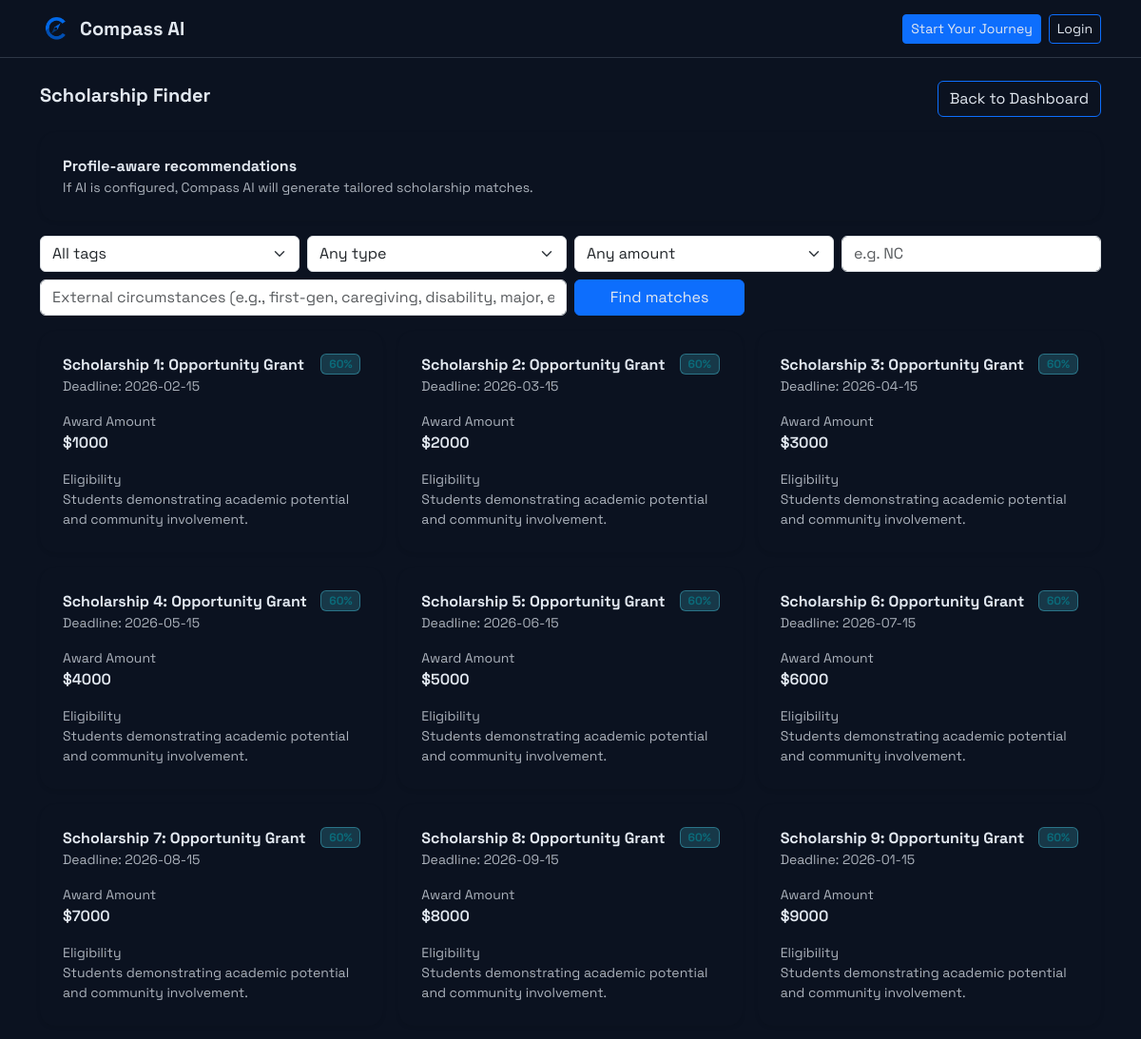
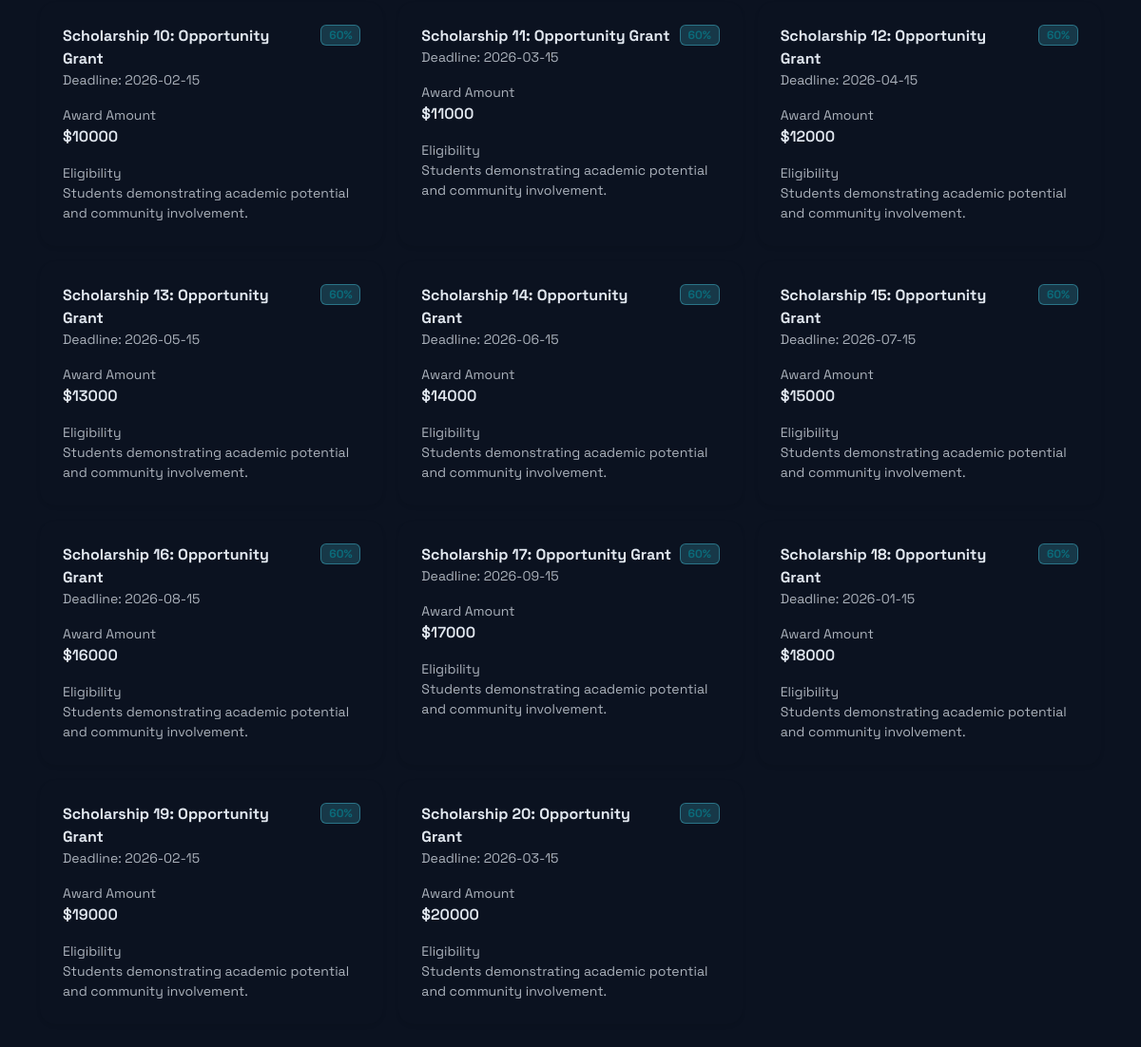
/scholarships/, run on the app's committed database (2 pictures, top to bottom).
### app/models/scholarship.py (models this page shows)
class Scholarship(db.Model):
    __tablename__ = "scholarships"
    id = db.Column(db.Integer, primary_key=True)
    name = db.Column(db.String(200), nullable=False, index=True)
    award_amount = db.Column(db.Integer, nullable=True)
    eligibility = db.Column(db.Text, nullable=True)
    deadline = db.Column(db.String(50), nullable=True)
    tags = db.Column(db.String(500), nullable=True)  # comma-separated
    created_at = db.Column(db.DateTime, server_default=db.func.now())

### app/routes/scholarships_routes.py (the view, shortened to what this page needs)
@scholarships_bp.get("/")
def index() -> str:
    query = request.args.get("q", "").strip()
    tag = request.args.get("tag", "").strip()
    scholarship_type = request.args.get("scholarship_type", "").strip()
    award_amount = request.args.get("award_amount", "").strip()
    state = request.args.get("state", "").strip()
    other_circumstances = request.args.get("other_circumstances", "").strip()
    try:
        ai = AIService()
        ai_result = ai.recommend_scholarships(
            {
                "student_profile": {
                    "name": getattr(current_user, "name", None) if current_user.is_authenticated else None,
                    "grade_level": getattr(current_user, "grade_level", None) if current_user.is_authenticated else None,
                    "school": getattr(current_user, "school", None) if current_user.is_authenticated else None,
                    "interests": getattr(current_user, "interests", None) if current_user.is_authenticated else None,
                    "career_goals": getattr(current_user, "career_goals", None) if current_user.is_authenticated else None,
                    "skills": getattr(current_user, "skills", None) if current_user.is_authenticated else None,
                    "activities": getattr(current_user, "activities", None) if current_user.is_authenticated else None,
                    "gpa": getattr(current_user, "gpa", None) if current_user.is_authenticated else None,
                },
                "filters": {
                    "q": query,
                    "tag": tag,
                    "scholarship_type": scholarship_type,
                    "award_amount": award_amount,
                    "state": state,
                    "other_circumstances": other_circumstances,
                },
            }
        )
        logger.info(
            "AI scholarship raw result type=%s keys=%s",
            type(ai_result).__name__,
            list(ai_result.keys()) if isinstance(ai_result, dict) else None,
        )
        if not isinstance(ai_result, dict):
            raise ValueError("AI result is not a dict")
        recs = ai_result.get("recommendations")
        if not isinstance(recs, list):
            raise ValueError("AI result missing 'recommendations' list")
    except Exception:
        pass
    scholarships = Scholarship.query
    if query:
        scholarships = scholarships.filter(Scholarship.name.ilike(f"%{query}%"))
    if tag:
        scholarships = scholarships.filter(Scholarship.tags.ilike(f"%{tag}%"))
    scholarships = scholarships.limit(20).all()
    results = []
    for s in scholarships:
        match = 60
        results.append({"scholarship": s, "match_percentage": match})
    return render_template(
        "scholarships/index.html",
        results=results,
        filters={
            "q": query,
            "tag": tag,
            "scholarship_type": scholarship_type,
            "award_amount": award_amount,
            "state": state,
            "other_circumstances": other_circumstances,
        },
    )

### app/services/ai_service.py (called while the page is built, shortened)
    def allow(self) -> bool:
        now = time.time()
        if now - self.window_start >= 60:
            self.window_start = now
            self.count = 0
        if self.count >= self.per_minute:
            return False
        self.count += 1
        return True

    def _prompt_path(self, name: str) -> Path:
        return Path(__file__).resolve().parent / "prompts" / f"{name}.txt"

    def _load_prompt(self, name: str) -> str:
        p = self._prompt_path(name)
        if p.exists():
            return p.read_text(encoding="utf-8")
        return ""

    def _ensure_rate_limit(self) -> None:
        if not self.rate_limiter.allow():
            raise RuntimeError("Rate limit exceeded. Please try again shortly.")

    def recommend_scholarships(self, payload: dict[str, Any]) -> dict[str, Any]:
        self._ensure_rate_limit()
        prompt = self._load_prompt("recommend_scholarships")
        if not (self.cfg.AI_API_KEY and self.cfg.AI_BASE_URL) and not self._use_azure:
            return {"recommendations": []}

### app/templates/scholarships/index.html (shortened to what this page needs)
{% extends 'layout/base.html' %}
{% block content %}
  <div class="d-flex align-items-center justify-content-between flex-wrap gap-2 mb-3">
    <h2 class="h5 fw-bold">Scholarship Finder</h2>
    <a class="btn btn-outline-primary" href="{{ url_for('dashboard.index') }}">Back to Dashboard</a>
  </div>
  <div class="card rounded-4 shadow-sm border-0 p-4 mb-3">
    <div class="d-flex align-items-start justify-content-between gap-3 flex-wrap">
      <div>
        <div class="fw-bold">Profile-aware recommendations</div>
        <div class="text-muted small">If AI is configured, Compass AI will generate tailored scholarship matches.</div>
      </div>
    </div>
  </div>
  <form method="get" class="row g-2 mb-3">
    <div class="col-12 col-md-3">
      <select name="tag" class="form-select" aria-label="Filter by tag">
        {% set current_tag = (filters.tag if filters is defined else request.args.get('tag','')) %}
        <option value="" {% if not current_tag %}selected{% endif %}>All tags</option>
      </select>
    </div>
    <div class="col-12 col-md-3">
      <select name="scholarship_type" class="form-select" aria-label="Scholarship type">
        {% set current_type = (filters.scholarship_type if filters is defined else request.args.get('scholarship_type','')) %}
        <option value="" {% if not current_type %}selected{% endif %}>Any type</option>
      </select>
    </div>
    <div class="col-12 col-md-3">
      <select name="award_amount" class="form-select" aria-label="Award amount">
        {% set current_award = (filters.award_amount if filters is defined else request.args.get('award_amount','')) %}
        <option value="" {% if not current_award %}selected{% endif %}>Any amount</option>
      </select>
    </div>
    <div class="col-12 col-md-3">
      <input
        name="state"
        class="form-control"
        placeholder="e.g. NC"
        value="{{ filters.state if filters is defined else request.args.get('state','') }}"
        aria-label="State"
      />
    </div>
    <div class="col-12 col-md-6">
      <input
        name="other_circumstances"
        class="form-control"
        placeholder="External circumstances (e.g., first-gen, caregiving, disability, major, etc.)"
        value="{{ filters.other_circumstances if filters is defined else request.args.get('other_circumstances','') }}"
      />
    </div>
    <div class="col-12 col-md-2">
      <button class="btn btn-primary w-100" type="submit">Find matches</button>
    </div>
  </form>
  <div class="row g-3">
    {% for item in results %}
      {% set s = item.scholarship %}
      <div class="col-12 col-md-6 col-lg-4">
        <div class="card rounded-4 shadow-sm border-0 p-4 h-100">
          <div class="d-flex justify-content-between align-items-start gap-2">
            <div>
              <div class="fw-bold">{{ s.name }}</div>
              <div class="text-muted small">Deadline: {{ s.deadline or 'TBD' }}</div>
            </div>
            <div class="badge badge-accent">{{ item.match_percentage }}%</div>
          </div>
          <div class="mt-3">
            <div class="text-muted small">Award Amount</div>
            <div class="fw-semibold">
              {% if s.award_amount is none or s.award_amount == 0 %}Not Specified{% else %}${{ s.award_amount }}{% endif %}
            </div>
          </div>
          <div class="mt-3">
            <div class="text-muted small">Eligibility</div>
            <div class="small text-muted">{{ s.eligibility or 'See details in prototype data.' }}</div>
          </div>
        </div>
      </div>
    {% endfor %}
  </div>
{% endblock %}

### app/templates/layout/base.html (shortened to what this page needs)
<!doctype html>
<html lang="en">
  <head>
    <link href="https://cdn.jsdelivr.net/npm/bootstrap@5.3.3/dist/css/bootstrap.min.css" rel="stylesheet" />
    <link href="{{ url_for('static', filename='css/styles.css') }}" rel="stylesheet" />
  </head>
  <body class="theme-dark" style="font-family: 'Space Grotesk', system-ui, -apple-system, Segoe UI, Roboto, Arial, sans-serif;">
    <nav class="navbar navbar-expand-lg border-bottom" style="border-color: rgba(148,163,184,.25) !important;">
      <div class="container">
        <a class="navbar-brand fw-bold d-flex align-items-center gap-2" href="{{ url_for('home.home') }}">
          <img src="{{ url_for('static', filename='images/favicon.png') }}" alt="Compass AI" width="34" height="34" style="object-fit:contain;" />
          <span>Compass AI</span>
        </a>
        <div class="collapse navbar-collapse" id="nav">
          {% if current_user.is_authenticated %}
            <ul class="navbar-nav ms-auto gap-2">
              <li class="nav-item">
                <button id="themeToggle" class="btn btn-sm" type="button" style="border-color: rgba(148,163,184,.35); color: #e2e8f0;">
                  Theme
                </button>
              </li>
              <li class="nav-item dropdown">
                <a class="nav-link dropdown-toggle" href="#" id="navDropdown" role="button" data-bs-toggle="dropdown" aria-expanded="false">
                  Menu
                </a>
                <ul class="dropdown-menu dropdown-menu-end" aria-labelledby="navDropdown" style="background-color: #0b1220; border-color: rgba(148,163,184,.25);">
                  <li><a class="dropdown-item" href="{{ url_for('dashboard.index') }}" style="color:#e2e8f0;">Dashboard</a></li>
                  <li><a class="dropdown-item" href="{{ url_for('survey.start') }}" style="color:#e2e8f0;">Survey</a></li>
                  <li><a class="dropdown-item" href="{{ url_for('careers.index') }}" style="color:#e2e8f0;">Career Explorer</a></li>
                  <li><a class="dropdown-item" href="{{ url_for('roadmap.index') }}" style="color:#e2e8f0;">Career Roadmap</a></li>
                  <li><a class="dropdown-item" href="{{ url_for('gap.index') }}" style="color:#e2e8f0;">Opportunity Gap Detector</a></li>
                  <li><a class="dropdown-item" href="{{ url_for('scholarships.index') }}" style="color:#e2e8f0;">Scholarships</a></li>
                  <li><a class="dropdown-item" href="{{ url_for('mentor.index') }}" style="color:#e2e8f0;">AI Mentor</a></li>
                  <li><a class="dropdown-item" href="{{ url_for('resume.index') }}" style="color:#e2e8f0;">Resume Analyzer</a></li>
                  <li><a class="dropdown-item" href="{{ url_for('profile.index') }}" style="color:#e2e8f0;">Profile</a></li>
                  <li><hr class="dropdown-divider" /></li>
                  <li>
                    <form method="post" action="{{ url_for('auth.logout') }}" class="m-0">
                      <button type="submit" class="dropdown-item" style="color:#e2e8f0;">Logout</button>
                    </form>
                  </li>
                </ul>
              </li>
            </ul>
          {% else %}
            <ul class="navbar-nav ms-auto gap-2">
              <li class="nav-item"><a class="btn btn-primary btn-sm" href="{{ url_for('auth.signup') }}">Start Your Journey</a></li>
              <li class="nav-item"><a class="btn btn-outline-primary btn-sm" href="{{ url_for('auth.login') }}">Login</a></li>
            </ul>
          {% endif %}
        </div>
      </div>
    </nav>
    <main class="container py-4">
      {% block content %}{% endblock %}
    </main>
  </body>
</html>

### app/static/css/styles.css (style rules this page uses)
:root { --primary:#0078D4; --secondary:#106EBE; --accent:#50E6FF; --success:#107C10; --dark:#1B1A19; --light:#F3F6F9; --bg:#FFFFFF; }
body { font-family: "Segoe UI", Inter, system-ui, -apple-system, Arial, sans-serif; color: var(--dark); background: var(--bg); }
.navbar-brand img { width: 34px; height: 34px; }
.card { border-radius: 1rem; }
.badge-accent { background: rgba(80,230,255,0.18); color: #0b6b7a; border: 1px solid rgba(80,230,255,0.35); }

### app/templates/layout/base.html (style rules this page uses)
body.theme-dark { background: #0b1220; color: #e2e8f0; }
body.theme-dark .navbar { background: #0b1220 !important; }
body.theme-dark .nav-link, body.theme-dark .navbar-brand, body.theme-dark .dropdown-item, body.theme-dark .btn, body.theme-dark .form-label, body.theme-dark label, body.theme-dark p, body.theme-dark h1, body.theme-dark h2, body.theme-dark h3, body.theme-dark h4, body.theme-dark h5, body.theme-dark h6 { color: #e2e8f0 !important; }
body.theme-dark .card { background: #0b1220 !important; color: #e2e8f0 !important; border-color: rgba(148,163,184,.25) !important; }
body.theme-dark .card .text-muted, body.theme-dark .card .text-muted small, body.theme-dark .card .small, body.theme-dark .card p { color: rgba(226,232,240,.75) !important; }

### data on the page
Scholarship: name "Scholarship 1: Opportunity Grant", deadline "2026-02-15", award_amount "1000", eligibility "Students demonstrating academic potential and community involvement."
Scholarship: name "Scholarship 2: Opportunity Grant", deadline "2026-03-15", award_amount "2000", eligibility "Students demonstrating academic potential and community involvement."
Scholarship: name "Scholarship 3: Opportunity Grant", deadline "2026-04-15", award_amount "3000", eligibility "Students demonstrating academic potential and community involvement."
Scholarship: name "Scholarship 4: Opportunity Grant", deadline "2026-05-15", award_amount "4000", eligibility "Students demonstrating academic potential and community involvement."
Scholarship: name "Scholarship 5: Opportunity Grant", deadline "2026-06-15", award_amount "5000", eligibility "Students demonstrating academic potential and community involvement."
Scholarship: name "Scholarship 6: Opportunity Grant", deadline "2026-07-15", award_amount "6000", eligibility "Students demonstrating academic potential and community involvement."
Scholarship: name "Scholarship 7: Opportunity Grant", deadline "2026-08-15", award_amount "7000", eligibility "Students demonstrating academic potential and community involvement."
Scholarship: name "Scholarship 8: Opportunity Grant", deadline "2026-09-15", award_amount "8000", eligibility "Students demonstrating academic potential and community involvement."
Scholarship: name "Scholarship 9: Opportunity Grant", deadline "2026-01-15", award_amount "9000", eligibility "Students demonstrating academic potential and community involvement."
Scholarship: name "Scholarship 10: Opportunity Grant", deadline "2026-02-15", award_amount "10000", eligibility "Students demonstrating academic potential and community involvement."
Scholarship: name "Scholarship 11: Opportunity Grant", deadline "2026-03-15", award_amount "11000", eligibility "Students demonstrating academic potential and community involvement."
Scholarship: name "Scholarship 12: Opportunity Grant", deadline "2026-04-15", award_amount "12000", eligibility "Students demonstrating academic potential and community involvement."
Scholarship: name "Scholarship 13: Opportunity Grant", deadline "2026-05-15", award_amount "13000", eligibility "Students demonstrating academic potential and community involvement."
Scholarship: name "Scholarship 14: Opportunity Grant", deadline "2026-06-15", award_amount "14000", eligibility "Students demonstrating academic potential and community involvement."
Scholarship: name "Scholarship 15: Opportunity Grant", deadline "2026-07-15", award_amount "15000", eligibility "Students demonstrating academic potential and community involvement."
Scholarship: name "Scholarship 16: Opportunity Grant", deadline "2026-08-15", award_amount "16000", eligibility "Students demonstrating academic potential and community involvement."
Scholarship: name "Scholarship 17: Opportunity Grant", deadline "2026-09-15", award_amount "17000", eligibility "Students demonstrating academic potential and community involvement."
Scholarship: name "Scholarship 18: Opportunity Grant", deadline "2026-01-15", award_amount "18000", eligibility "Students demonstrating academic potential and community involvement."
Scholarship: name "Scholarship 19: Opportunity Grant", deadline "2026-02-15", award_amount "19000", eligibility "Students demonstrating academic potential and community involvement."
Scholarship: name "Scholarship 20: Opportunity Grant", deadline "2026-03-15", award_amount "20000", eligibility "Students demonstrating academic potential and community involvement."

### other printed values
{{ item.match_percentage }} "60" "60" "60" "60" "60" "60" "60" "60" "60" "60" "60" "60" "60" "60" "60" "60" "60" "60" "60" "60"
